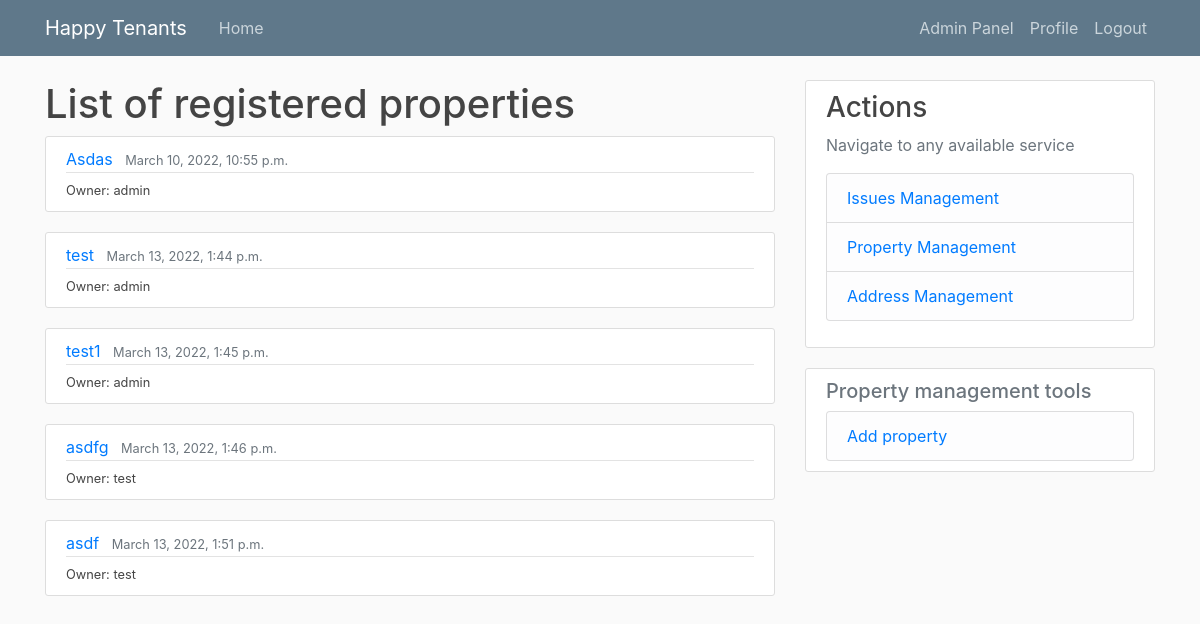
The app's page /properties/ (signed in) with its own data.
### tenant_mgmt/models.py (models this page shows, shortened)
class Property(models.Model):
    name = models.CharField(max_length=50, null=True)
    address = models.ForeignKey(Address, on_delete=models.CASCADE, null=True, related_name="address_properties_set")
    owner = models.ForeignKey(User, on_delete=models.SET_NULL, related_name="owner_property_set", null=True, blank=True)
    tenants = models.ManyToManyField(User, related_name="tenant_property_set", blank=True)
    dateAdded = models.DateTimeField(auto_now_add=True)

### tenant_mgmt/views.py (the view)
# urls.py: path('properties/', PropertiesListView.as_view(), name='properties'),
@method_decorator([login_required, manager_requred], name='dispatch')
class PropertiesListView(ListView):
    model = Property
    template_name = 'tnt_mgmt/property/list.html'
    context_object_name = 'properties'

### tenant_mgmt/templatetags/extra_filters.py (called while the page is built)
@register.filter(name='has_groups')
def has_groups(user, group_names):
    groups = list(group_names.split('|'))
    userGroups = user.groups.all()
    for groupName in groups:
        group = Group.objects.get(name=groupName)
        if group in userGroups:
            return True
    return False

@register.filter(name='is_active')
def is_active(user):
    return len(user.groups.all()) > 0

### tenant_mgmt/templates/tnt_mgmt/property/list.html
{% extends "./base.html" %}
{% block content %}
    <h1>List of registered properties</h1>
    {% for property in properties %}
        <article class="media content-section">
            <div class="media-body">
            <div class="article-metadata">
                <a class="mr-2" href="{% url 'propertyDetails' property.id %}">{{ property.name }}</a>
                <small class="text-muted">{{ property.dateAdded }}</small>
            </div>
            <small><a class="article-title" href="#">Owner: {{ property.owner.username }}</a></small>
            </div>
        </article>
    {% endfor %}
{% endblock content %}

### tenant_mgmt/static/tnt_mgmt/base.css (style rules this page uses)
body { background: #fafafa; color: #333333; margin-top: 5rem; }
h1, h2, h3, h4, h5, h6 { color: #444444; }
.content-section { background: #ffffff; padding: 10px 20px; border: 1px solid #dddddd; border-radius: 3px; margin-bottom: 20px; }
.article-title { color: #444444; }
.article-metadata { padding-bottom: 1px; margin-bottom: 4px; border-bottom: 1px solid #e3e3e3 }

### records on screen
Property: name "Asdas", dateAdded "March 10, 2022, 10:55 p.m.", owner.username "admin"
Property: name "test", dateAdded "March 13, 2022, 1:44 p.m.", owner.username "admin"
Property: name "test1", dateAdded "March 13, 2022, 1:45 p.m.", owner.username "admin"
Property: name "asdfg", dateAdded "March 13, 2022, 1:46 p.m.", owner.username "test"
Property: name "asdf", dateAdded "March 13, 2022, 1:51 p.m.", owner.username "test"
